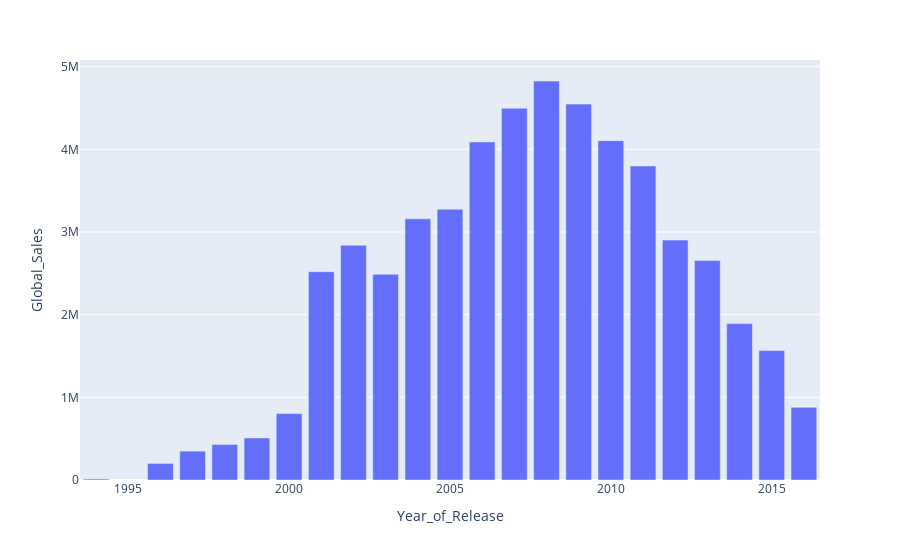

Source (notebook cell):
### Markdown cell above
# Vendas por ano

### Code cell
df_aux = df1.loc[:, ['Year_of_Release', 'Global_Sales']].groupby('Year_of_Release').agg({'Global_Sales': 'sum'}).sort_values('Year_of_Release').reset_index()
px.bar(df_aux, x='Year_of_Release', y='Global_Sales')

### Figure 1 — Plotly figure (JSON) as saved in the notebook; plotly's stock layout.template omitted (floating-point values rounded to 4 significant figures)
{"data": [{"hovertemplate": "Year_of_Release=%{x}<br>Global_Sales=%{y}<extra></extra>", "legendgroup": "", "marker": {"color": "#636efa", "pattern": {"shape": ""}}, "name": "", "orientation": "v", "showlegend": false, "textposition": "auto", "type": "bar", "x": [1994, 1996, 1997, 1998, 1999, 2000, 2001, 2002, 2003, 2004, 2005, 2006, 2007, 2008, 2009, 2010, 2011, 2012, 2013, 2014, 2015, 2016], "xaxis": "x", "y": [12700.0, 201000.0, 349400.0, 429600.0, 508600.0, 803100.0, 2519000.0, 2839000.0, 2488000.0, 3159000.0, 3275000.0, 4089000.0, 4496000.0, 4826000.0, 4546000.0, 4104000.0, 3798000.0, 2902000.0, 2656000.0, 1892000.0, 1565000.0, 878800.0], "yaxis": "y"}], "layout": {"barmode": "relative", "legend": {"tracegroupgap": 0}, "margin": {"t": 60}, "xaxis": {"anchor": "y", "domain": [0, 1], "title": {"text": "Year_of_Release"}}, "yaxis": {"anchor": "x", "domain": [0, 1], "title": {"text": "Global_Sales"}}}}
